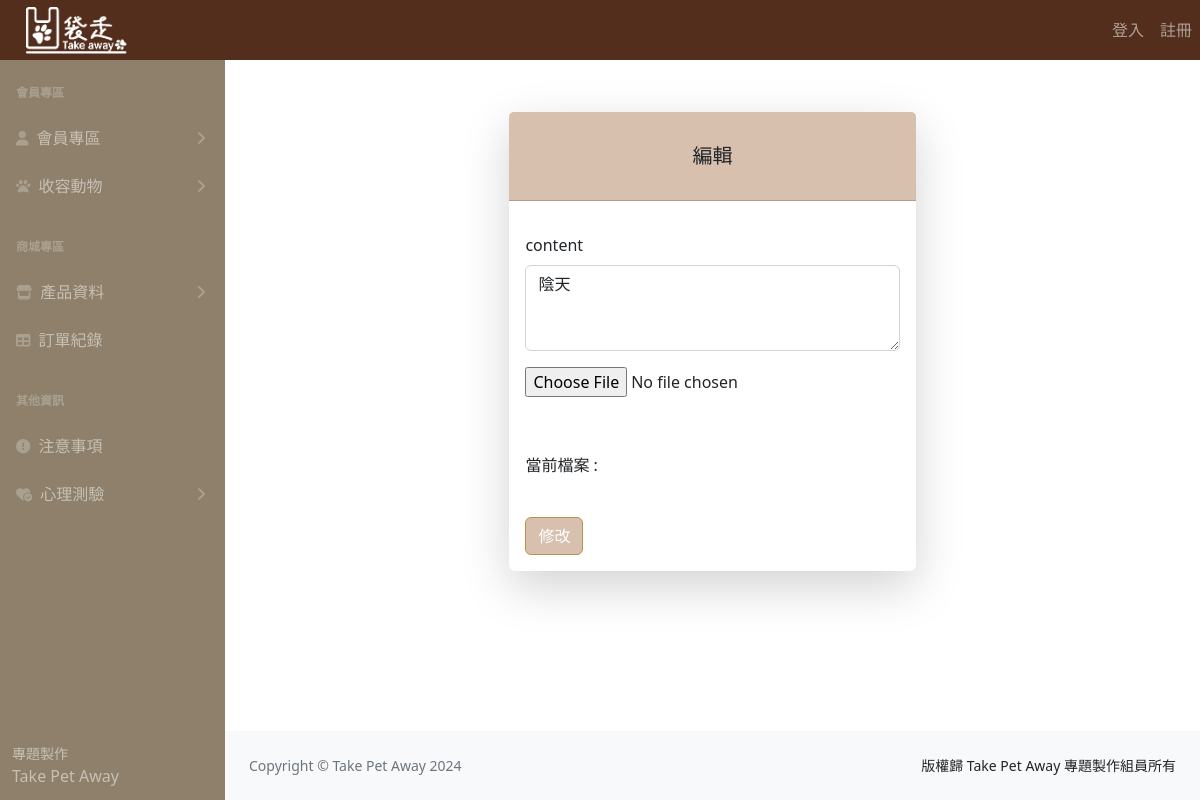
Before: /blog_edit.php?blog_id=10006 with the older database file.
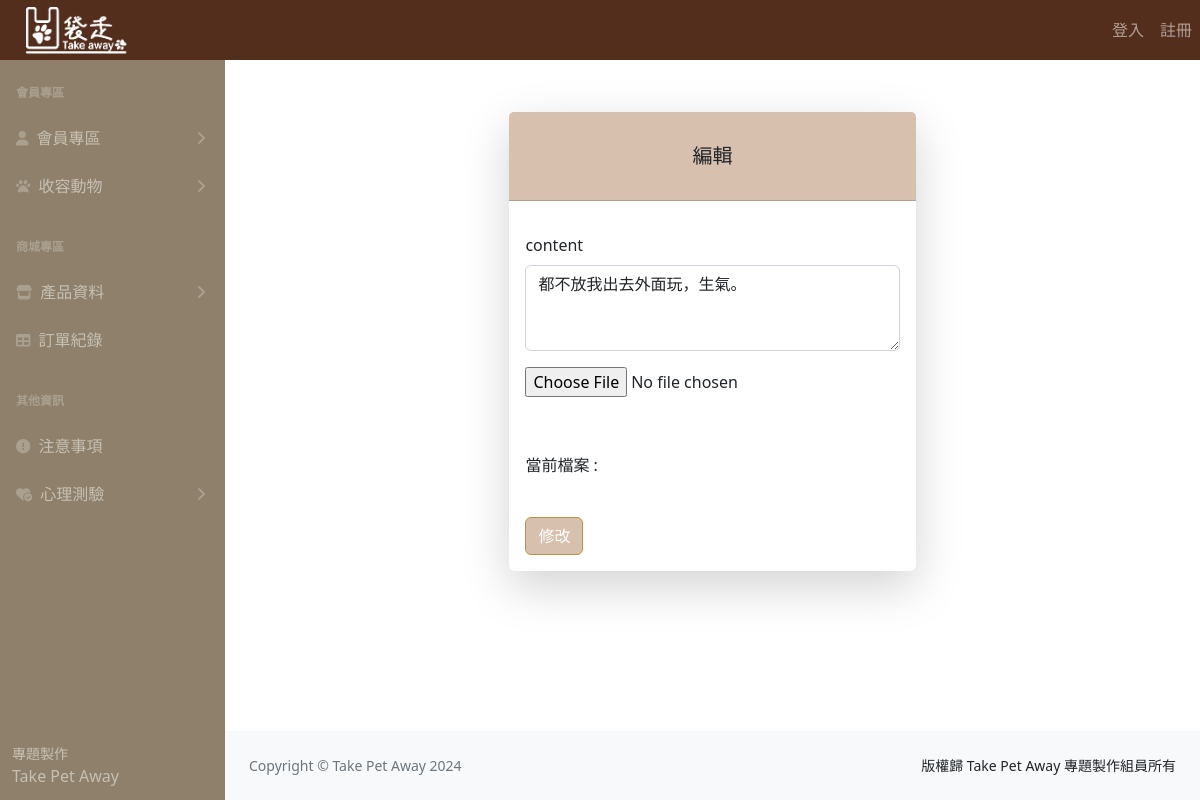
After: the same page with the newer database file.
### tables this page shows
CREATE TABLE `blog` (
  `blog_id` int(11) NOT NULL,
  `pet_id` int(11) NOT NULL,
  `content` varchar(100) NOT NULL,
  `pic1` varchar(100) DEFAULT NULL,
  `pic2` varchar(100) DEFAULT NULL,
  `pic3` varchar(100) DEFAULT NULL,
  `pic4` varchar(100) DEFAULT NULL,
  `pic5` varchar(100) DEFAULT NULL,
  `time` datetime NOT NULL
);

### blog_edit.php (the view, shortened to what this page needs)
<?php
require __DIR__ . '/parts/pdo-connect.php';
$blog_id = isset($_GET['blog_id']) ? intval($_GET['blog_id']) : 0;
$r = $pdo->query("SELECT * FROM blog WHERE blog_id = $blog_id")->fetch();
?>
<?php include __DIR__ . '/parts/1_head.php' ?>
<?php include __DIR__ . '/parts/2_nav.php' ?>
<?php include __DIR__ . '/parts/3_side_nav.php' ?>
<section>
  <div class="row mt-2 mb-5 justify-content-center">
    <div class="col-lg-5">
      <div class="card shadow-lg border-0 rounded-lg mt-5">
        <div class="card-header">
          <h5 class="text-center font-weight-light my-4">編輯</h5>
        </div>
        <div class="card-body">
          <form name="form1" onsubmit="sendData(event)">
            <div class="mb-3">
              <label for="content" class="form-label">content</label>
              <textarea class="form-control" name="content" id="content" cols="30" rows="3"><?= $r['content'] ?></textarea>
            </div>
            <div class="mb-3">
              <input type="file" id="previewImage" name="avatar" accept="image/jpeg,image/png" style="margin-bottom: 1rem;" />
              <br />
            </div>
            <div id="now_pic">
              <p>當前檔案 : </p>
            </div>
            <button type="submit" class="btn btn-primary">修改</button>
          </form>
        </div>
      </div>
    </div>
  </div>
</section>
<?php include __DIR__ . '/parts/4_footer.php' ?>
<?php include __DIR__ . '/parts/6_foot.php' ?>

Changed rows visible on the page:
changed blog: content "陰天" → "都不放我出去外面玩，生氣。"
